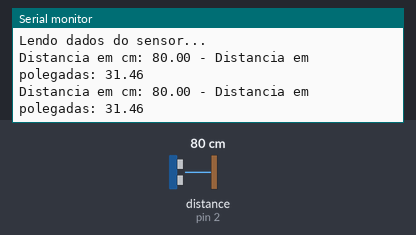
A sketch run on a simulated Arduino Uno, built with avr-gcc and run on an emulated ATmega328P. Parts: the last lines printed to the serial monitor. The test bench sets the inputs (shaded band); at power-on: distance to the obstacle (sensor on pin 2) 80 cm. The echo pulse lasts 58.3 µs per cm.

Above: at 1.8 s.
1.9 s: distance to the obstacle (sensor on pin 2) set to 2 cm
At 2.8 s:
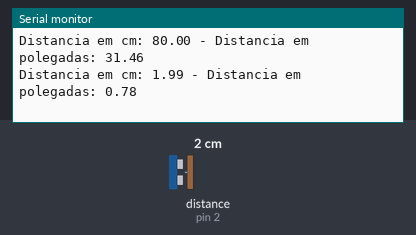
3.4 s: distance to the obstacle (sensor on pin 2) set to 4 cm
At 4.8 s:
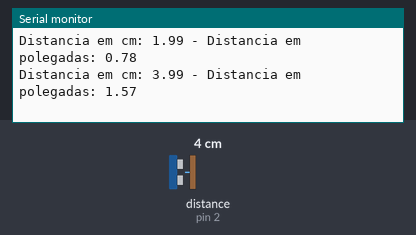
Timing chart, 0 to 6.4 s (numbered marks = the images above; inputs shaded):
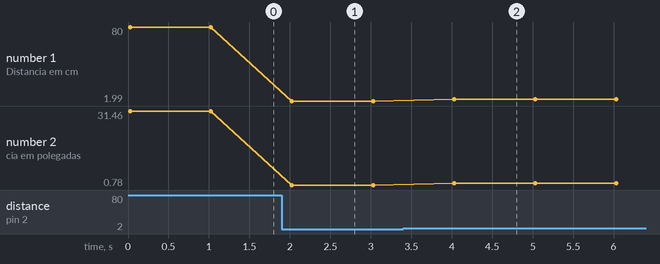

The sketch:

SensorDistancia.ino
```cpp
//Programa: Conectando Sensor Ultrassonico HC-SR04 ao Arduino
//Autor: FILIPEFLOP

//Carrega a biblioteca do sensor ultrassonico
#include <Ultrasonic.h>


const int ledAmarelo = 8;
const int ledVerde = 7;
const int ledVermelho = 9;
const int ledVermelhoDireita = 10;
const int ledVermelhoEsquerda = 11;
const int buzzRobo = 6;
const int buzzSensor = A0;
const int pino_trigger = 3;
const int pino_echo = 2;

//Define os pinos para o trigger e echo


//Inicializa o sensor nos pinos definidos acima
Ultrasonic ultrasonic(pino_trigger, pino_echo);

void setup()
{
  Serial.begin(9600);
  Serial.println("Lendo dados do sensor...");
}

void loop()
{
  //Le as informacoes do sensor, em cm e pol
  float cmMsec, inMsec;
  long microsec = ultrasonic.timing();
  cmMsec = ultrasonic.convert(microsec, Ultrasonic::CM);
  inMsec = ultrasonic.convert(microsec, Ultrasonic::IN);
  //Exibe informacoes no serial monitor
  Serial.print("Distancia em cm: ");
  Serial.print(cmMsec);
  Serial.print(" - Distancia em polegadas: ");
  Serial.println(inMsec);
  delay(1000);
}
```

Measured:
- after the input at 1.9 s, the serial monitor: prints a new line after 0.13 s (image 1)
- after the input at 3.4 s, the serial monitor: prints a new line after 0.63 s (image 2)
- plotted number 1: 80 → 1.99 after the input at 1.9 s, 1.99 → 3.99 after the input at 3.4 s
- plotted number 2: 31.46 → 0.78 after the input at 1.9 s, 0.78 → 1.57 after the input at 3.4 s
